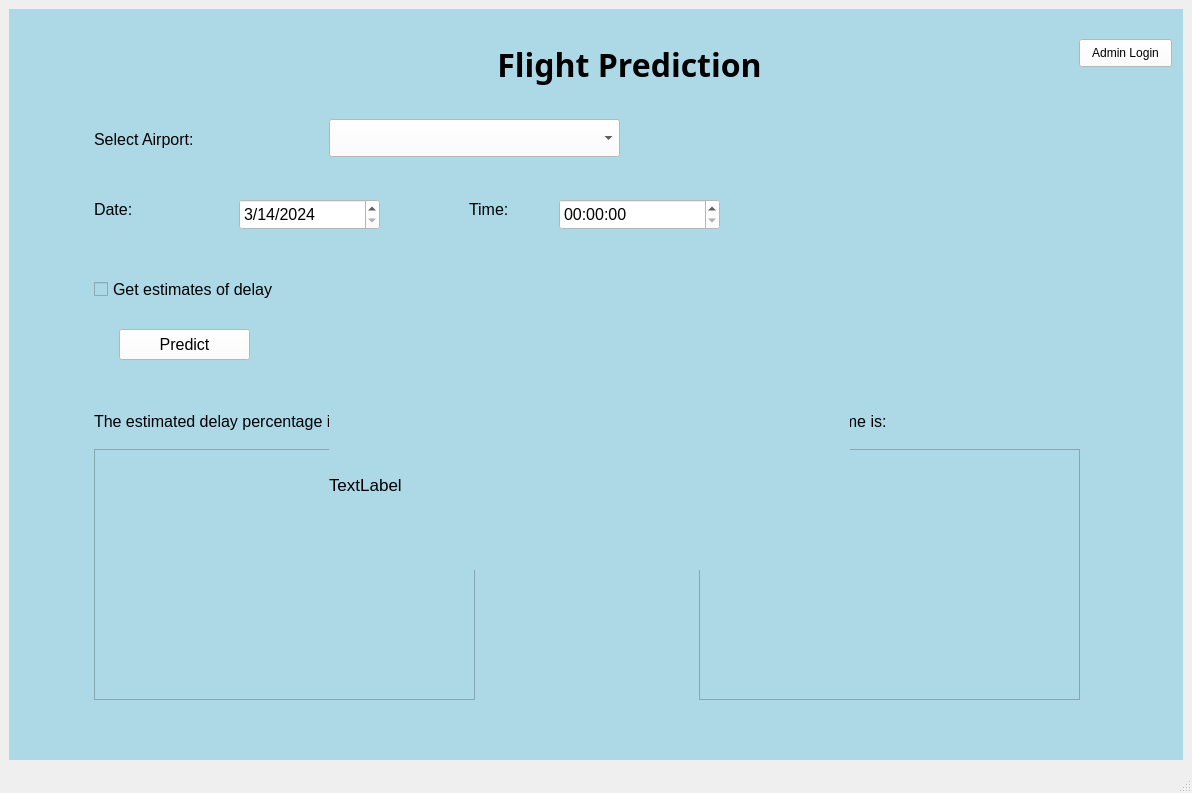
<?xml version="1.0" encoding="UTF-8"?>
<ui version="4.0">
 <class>MainWindow</class>
 <widget class="QMainWindow" name="MainWindow">
  <property name="geometry">
   <rect>
    <x>0</x>
    <y>0</y>
    <width>1192</width>
    <height>793</height>
   </rect>
  </property>
  <property name="font">
   <font>
    <pointsize>12</pointsize>
   </font>
  </property>
  <property name="windowTitle">
   <string>MainWindow</string>
  </property>
  <widget class="QWidget" name="centralwidget">
   <layout class="QVBoxLayout" name="verticalLayout">
    <item>
     <widget class="QStackedWidget" name="stacked_widget">
      <property name="autoFillBackground">
       <bool>false</bool>
      </property>
      <property name="styleSheet">
       <string notr="true">background-color:lightblue;</string>
      </property>
      <widget class="QWidget" name="main_page">
       <property name="styleSheet">
        <string notr="true">background-color: lightblue;</string>
       </property>
       <widget class="QPushButton" name="admin_login_btn">
        <property name="geometry">
         <rect>
          <x>1070</x>
          <y>30</y>
          <width>93</width>
          <height>28</height>
         </rect>
        </property>
        <property name="styleSheet">
         <string notr="true">background-color: white</string>
        </property>
        <property name="text">
         <string>Admin Login</string>
        </property>
       </widget>
       <widget class="QLabel" name="main_page_lb">
        <property name="geometry">
         <rect>
          <x>480</x>
          <y>30</y>
          <width>281</width>
          <height>51</height>
         </rect>
        </property>
        <property name="font">
         <font>
          <family>Franklin Gothic Demi Cond</family>
          <pointsize>24</pointsize>
          <weight>75</weight>
          <bold>true</bold>
          <underline>false</underline>
         </font>
        </property>
        <property name="text">
         <string>Flight Prediction</string>
        </property>
        <property name="alignment">
         <set>Qt::AlignCenter</set>
        </property>
       </widget>
       <widget class="QDateEdit" name="date_selection">
        <property name="geometry">
         <rect>
          <x>230</x>
          <y>190</y>
          <width>141</width>
          <height>31</height>
         </rect>
        </property>
        <property name="font">
         <font>
          <pointsize>12</pointsize>
         </font>
        </property>
        <property name="styleSheet">
         <string notr="true">background-color: white;</string>
        </property>
        <property name="dateTime">
         <datetime>
          <hour>0</hour>
          <minute>0</minute>
          <second>0</second>
          <year>2024</year>
          <month>3</month>
          <day>14</day>
         </datetime>
        </property>
        <property name="maximumDate">
         <date>
          <year>2025</year>
          <month>2</month>
          <day>8</day>
         </date>
        </property>
        <property name="minimumDate">
         <date>
          <year>2024</year>
          <month>3</month>
          <day>14</day>
         </date>
        </property>
        <property name="displayFormat">
         <string>M/d/yyyy</string>
        </property>
        <property name="calendarPopup">
         <bool>false</bool>
        </property>
       </widget>
       <widget class="QComboBox" name="airport_selection">
        <property name="geometry">
         <rect>
          <x>320</x>
          <y>110</y>
          <width>291</width>
          <height>38</height>
         </rect>
        </property>
        <property name="font">
         <font>
          <pointsize>12</pointsize>
         </font>
        </property>
        <property name="styleSheet">
         <string notr="true">background-color: white;</string>
        </property>
       </widget>
       <widget class="QLabel" name="label_5">
        <property name="geometry">
         <rect>
          <x>85</x>
          <y>400</y>
          <width>313</width>
          <height>24</height>
         </rect>
        </property>
        <property name="font">
         <font>
          <pointsize>12</pointsize>
         </font>
        </property>
        <property name="text">
         <string>The estimated delay percentage is:</string>
        </property>
       </widget>
       <widget class="QLabel" name="label_3">
        <property name="geometry">
         <rect>
          <x>460</x>
          <y>190</y>
          <width>141</width>
          <height>21</height>
         </rect>
        </property>
        <property name="font">
         <font>
          <pointsize>12</pointsize>
         </font>
        </property>
        <property name="text">
         <string>Time:</string>
        </property>
       </widget>
       <widget class="QLabel" name="airport_lb">
        <property name="geometry">
         <rect>
          <x>85</x>
          <y>120</y>
          <width>141</width>
          <height>21</height>
         </rect>
        </property>
        <property name="font">
         <font>
          <pointsize>12</pointsize>
         </font>
        </property>
        <property name="text">
         <string>Select Airport:</string>
        </property>
       </widget>
       <widget class="QTimeEdit" name="time_selection">
        <property name="geometry">
         <rect>
          <x>550</x>
          <y>190</y>
          <width>161</width>
          <height>31</height>
         </rect>
        </property>
        <property name="font">
         <font>
          <pointsize>12</pointsize>
         </font>
        </property>
        <property name="styleSheet">
         <string notr="true">background-color: white;</string>
        </property>
        <property name="currentSection">
         <enum>QDateTimeEdit::MinuteSection</enum>
        </property>
       </widget>
       <widget class="QTextBrowser" name="prob_delay_result">
        <property name="geometry">
         <rect>
          <x>85</x>
          <y>440</y>
          <width>381</width>
          <height>251</height>
         </rect>
        </property>
        <property name="font">
         <font>
          <pointsize>12</pointsize>
         </font>
        </property>
        <property name="html">
         <string>&lt;!DOCTYPE HTML PUBLIC &quot;-//W3C//DTD HTML 4.0//EN&quot; &quot;http://www.w3.org/TR/REC-html40/strict.dtd&quot;&gt;
&lt;html&gt;&lt;head&gt;&lt;meta name=&quot;qrichtext&quot; content=&quot;1&quot; /&gt;&lt;style type=&quot;text/css&quot;&gt;
p, li { white-space: pre-wrap; }
&lt;/style&gt;&lt;/head&gt;&lt;body style=&quot; font-family:'MS Shell Dlg 2'; font-size:12pt; font-weight:400; font-style:normal;&quot;&gt;
&lt;p style=&quot;-qt-paragraph-type:empty; margin-top:0px; margin-bottom:0px; margin-left:0px; margin-right:0px; -qt-block-indent:0; text-indent:0px; font-size:7.8pt;&quot;&gt;&lt;br /&gt;&lt;/p&gt;&lt;/body&gt;&lt;/html&gt;</string>
        </property>
       </widget>
       <widget class="QLabel" name="label_2">
        <property name="geometry">
         <rect>
          <x>85</x>
          <y>190</y>
          <width>141</width>
          <height>21</height>
         </rect>
        </property>
        <property name="font">
         <font>
          <pointsize>12</pointsize>
         </font>
        </property>
        <property name="text">
         <string>Date:</string>
        </property>
       </widget>
       <widget class="QPushButton" name="PredictButton">
        <property name="geometry">
         <rect>
          <x>110</x>
          <y>320</y>
          <width>131</width>
          <height>31</height>
         </rect>
        </property>
        <property name="font">
         <font>
          <pointsize>12</pointsize>
         </font>
        </property>
        <property name="styleSheet">
         <string notr="true">background-color:white;</string>
        </property>
        <property name="text">
         <string>Predict</string>
        </property>
       </widget>
       <widget class="QLabel" name="label_6">
        <property name="geometry">
         <rect>
          <x>690</x>
          <y>400</y>
          <width>313</width>
          <height>24</height>
         </rect>
        </property>
        <property name="font">
         <font>
          <pointsize>12</pointsize>
         </font>
        </property>
        <property name="text">
         <string>The average delay time is:</string>
        </property>
       </widget>
       <widget class="QCheckBox" name="check_box">
        <property name="geometry">
         <rect>
          <x>85</x>
          <y>270</y>
          <width>301</width>
          <height>20</height>
         </rect>
        </property>
        <property name="font">
         <font>
          <pointsize>12</pointsize>
         </font>
        </property>
        <property name="text">
         <string>Get estimates of delay</string>
        </property>
       </widget>
       <widget class="QTextBrowser" name="avg_delay_result">
        <property name="geometry">
         <rect>
          <x>690</x>
          <y>440</y>
          <width>381</width>
          <height>251</height>
         </rect>
        </property>
        <property name="font">
         <font>
          <pointsize>12</pointsize>
         </font>
        </property>
        <property name="html">
         <string>&lt;!DOCTYPE HTML PUBLIC &quot;-//W3C//DTD HTML 4.0//EN&quot; &quot;http://www.w3.org/TR/REC-html40/strict.dtd&quot;&gt;
&lt;html&gt;&lt;head&gt;&lt;meta name=&quot;qrichtext&quot; content=&quot;1&quot; /&gt;&lt;style type=&quot;text/css&quot;&gt;
p, li { white-space: pre-wrap; }
&lt;/style&gt;&lt;/head&gt;&lt;body style=&quot; font-family:'MS Shell Dlg 2'; font-size:12pt; font-weight:400; font-style:normal;&quot;&gt;
&lt;p style=&quot;-qt-paragraph-type:empty; margin-top:0px; margin-bottom:0px; margin-left:0px; margin-right:0px; -qt-block-indent:0; text-indent:0px; font-size:7.8pt;&quot;&gt;&lt;br /&gt;&lt;/p&gt;&lt;/body&gt;&lt;/html&gt;</string>
        </property>
       </widget>
       <widget class="QLabel" name="fail_predict_lb">
        <property name="geometry">
         <rect>
          <x>320</x>
          <y>390</y>
          <width>521</width>
          <height>171</height>
         </rect>
        </property>
        <property name="font">
         <font>
          <pointsize>13</pointsize>
         </font>
        </property>
        <property name="text">
         <string>TextLabel</string>
        </property>
       </widget>
      </widget>
      <widget class="QWidget" name="page_2">
       <property name="font">
        <font>
         <pointsize>6</pointsize>
        </font>
       </property>
       <property name="styleSheet">
        <string notr="true">background-color: lightblue;</string>
       </property>
       <widget class="QLabel" name="login_page_lb">
        <property name="geometry">
         <rect>
          <x>480</x>
          <y>30</y>
          <width>281</width>
          <height>51</height>
         </rect>
        </property>
        <property name="font">
         <font>
          <family>Franklin Gothic Demi Cond</family>
          <pointsize>24</pointsize>
          <weight>75</weight>
          <bold>true</bold>
          <underline>false</underline>
         </font>
        </property>
        <property name="text">
         <string>Admin Login</string>
        </property>
        <property name="alignment">
         <set>Qt::AlignCenter</set>
        </property>
       </widget>
       <widget class="QPushButton" name="main_page_btn">
        <property name="geometry">
         <rect>
          <x>1042</x>
          <y>30</y>
          <width>120</width>
          <height>28</height>
         </rect>
        </property>
        <property name="styleSheet">
         <string notr="true">background-color: white</string>
        </property>
        <property name="text">
         <string>Back to Main Page</string>
        </property>
       </widget>
       <widget class="QLabel" name="login_lb">
        <property name="geometry">
         <rect>
          <x>490</x>
          <y>210</y>
          <width>221</width>
          <height>41</height>
         </rect>
        </property>
        <property name="font">
         <font>
          <pointsize>12</pointsize>
         </font>
        </property>
        <property name="text">
         <string>Please enter password:</string>
        </property>
       </widget>
       <widget class="QLineEdit" name="password_input">
        <property name="geometry">
         <rect>
          <x>490</x>
          <y>260</y>
          <width>301</width>
          <height>31</height>
         </rect>
        </property>
        <property name="styleSheet">
         <string notr="true">background-color:white;</string>
        </property>
       </widget>
       <widget class="QPushButton" name="login_btn">
        <property name="geometry">
         <rect>
          <x>710</x>
          <y>220</y>
          <width>71</width>
          <height>31</height>
         </rect>
        </property>
        <property name="text">
         <string>Login</string>
        </property>
       </widget>
       <widget class="QLabel" name="error_msg_lb">
        <property name="geometry">
         <rect>
          <x>450</x>
          <y>290</y>
          <width>391</width>
          <height>31</height>
         </rect>
        </property>
        <property name="font">
         <font>
          <pointsize>10</pointsize>
         </font>
        </property>
        <property name="text">
         <string>Invalid password, please try again.</string>
        </property>
        <property name="alignment">
         <set>Qt::AlignCenter</set>
        </property>
       </widget>
      </widget>
      <widget class="QWidget" name="page_3">
       <widget class="QLabel" name="admin_page_lb">
        <property name="geometry">
         <rect>
          <x>490</x>
          <y>30</y>
          <width>281</width>
          <height>51</height>
         </rect>
        </property>
        <property name="font">
         <font>
          <family>Franklin Gothic Demi Cond</family>
          <pointsize>24</pointsize>
          <weight>75</weight>
          <bold>true</bold>
          <underline>false</underline>
         </font>
        </property>
        <property name="text">
         <string>Admin Page</string>
        </property>
        <property name="alignment">
         <set>Qt::AlignCenter</set>
        </property>
       </widget>
       <widget class="QLabel" name="mod_title_lb">
        <property name="geometry">
         <rect>
          <x>20</x>
          <y>330</y>
          <width>311</width>
          <height>21</height>
         </rect>
        </property>
        <property name="font">
         <font>
          <pointsize>12</pointsize>
         </font>
        </property>
        <property name="text">
         <string/>
        </property>
       </widget>
       <widget class="QLabel" name="retrain_optionlb">
        <property name="geometry">
         <rect>
          <x>120</x>
          <y>580</y>
          <width>371</width>
          <height>31</height>
         </rect>
        </property>
        <property name="text">
         <string/>
        </property>
       </widget>
       <widget class="QLabel" name="airport_date_lb">
        <property name="geometry">
         <rect>
          <x>10</x>
          <y>140</y>
          <width>641</width>
          <height>51</height>
         </rect>
        </property>
        <property name="font">
         <font>
          <pointsize>11</pointsize>
         </font>
        </property>
        <property name="text">
         <string>Please enter your start year (YYYY), end year (YYYY), and press enter.</string>
        </property>
       </widget>
       <widget class="QLabel" name="label">
        <property name="geometry">
         <rect>
          <x>23</x>
          <y>220</y>
          <width>421</width>
          <height>16</height>
         </rect>
        </property>
        <property name="font">
         <font>
          <pointsize>11</pointsize>
         </font>
        </property>
        <property name="text">
         <string>Format: YYYY, YYYY</string>
        </property>
       </widget>
       <widget class="QLineEdit" name="years_input">
        <property name="geometry">
         <rect>
          <x>33</x>
          <y>260</y>
          <width>231</width>
          <height>31</height>
         </rect>
        </property>
       </widget>
       <widget class="QLabel" name="year_indicator">
        <property name="geometry">
         <rect>
          <x>33</x>
          <y>310</y>
          <width>491</width>
          <height>311</height>
         </rect>
        </property>
        <property name="font">
         <font>
          <pointsize>11</pointsize>
         </font>
        </property>
        <property name="text">
         <string/>
        </property>
       </widget>
       <widget class="QPushButton" name="upload_btn">
        <property name="geometry">
         <rect>
          <x>670</x>
          <y>140</y>
          <width>93</width>
          <height>28</height>
         </rect>
        </property>
        <property name="font">
         <font>
          <pointsize>12</pointsize>
         </font>
        </property>
        <property name="styleSheet">
         <string notr="true">background-color:white;</string>
        </property>
        <property name="text">
         <string>Upload</string>
        </property>
       </widget>
       <widget class="QLabel" name="refit_lb">
        <property name="geometry">
         <rect>
          <x>740</x>
          <y>650</y>
          <width>261</width>
          <height>16</height>
         </rect>
        </property>
        <property name="text">
         <string/>
        </property>
       </widget>
       <widget class="QDialogButtonBox" name="option_btn">
        <property name="geometry">
         <rect>
          <x>840</x>
          <y>620</y>
          <width>193</width>
          <height>28</height>
         </rect>
        </property>
        <property name="standardButtons">
         <set>QDialogButtonBox::No|QDialogButtonBox::Yes</set>
        </property>
       </widget>
       <widget class="QLabel" name="new_mod_lb">
        <property name="geometry">
         <rect>
          <x>610</x>
          <y>350</y>
          <width>531</width>
          <height>231</height>
         </rect>
        </property>
        <property name="font">
         <font>
          <pointsize>10</pointsize>
         </font>
        </property>
        <property name="text">
         <string/>
        </property>
       </widget>
       <widget class="QLabel" name="success_lb">
        <property name="geometry">
         <rect>
          <x>670</x>
          <y>260</y>
          <width>411</width>
          <height>51</height>
         </rect>
        </property>
        <property name="font">
         <font>
          <pointsize>11</pointsize>
         </font>
        </property>
        <property name="text">
         <string/>
        </property>
       </widget>
       <widget class="QLabel" name="file_lb">
        <property name="geometry">
         <rect>
          <x>670</x>
          <y>190</y>
          <width>411</width>
          <height>51</height>
         </rect>
        </property>
        <property name="font">
         <font>
          <pointsize>11</pointsize>
         </font>
        </property>
        <property name="text">
         <string/>
        </property>
       </widget>
      </widget>
     </widget>
    </item>
   </layout>
  </widget>
  <widget class="QMenuBar" name="menubar">
   <property name="geometry">
    <rect>
     <x>0</x>
     <y>0</y>
     <width>1192</width>
     <height>34</height>
    </rect>
   </property>
  </widget>
  <widget class="QStatusBar" name="statusbar"/>
 </widget>
 <resources/>
 <connections/>
</ui>
